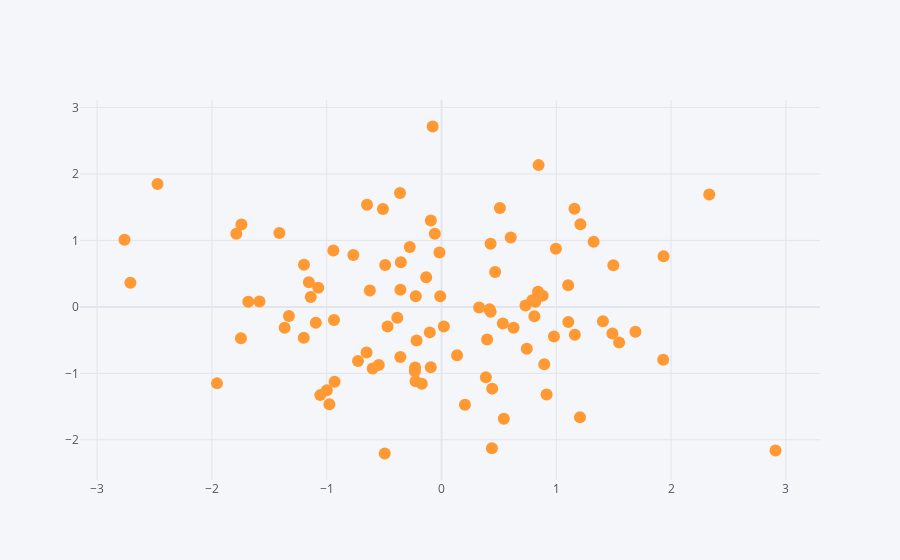

The notebook cell saved with this chart:
### Code cell
configure_plotly_browser_state()
init_notebook_mode(connected=True)

df.iplot(kind='scatter',x='A',y='B',mode = 'markers')
